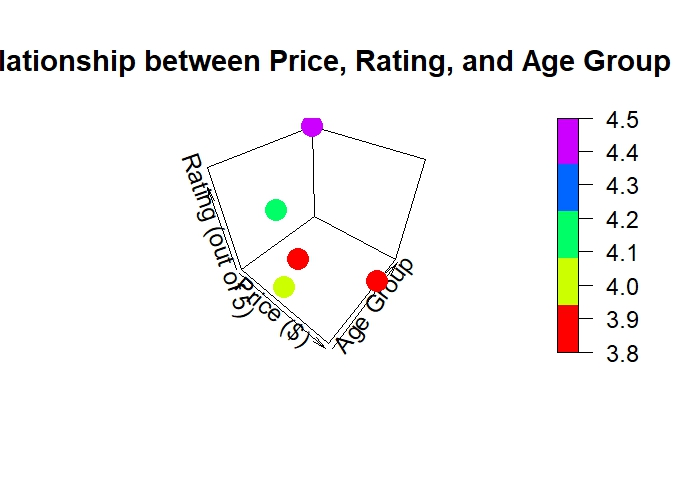

R code for this plot:
# Required libraries
library(scatterplot3d)
library(plot3D)
library(akima)  # for interpolation

# Given data
products <- c("A", "B", "C", "D", "E")
prices <- c(50, 70, 60, 45, 55)            # in $
ratings <- c(4.2, 3.8, 4.0, 4.5, 3.9)       # out of 5
age_groups <- factor(c("25-35", "35-45", "18-25", "45-55", "25-35"))

# Task 1: Product ratings variation with price and age group
scatterplot3d(prices, age_groups, ratings, color="blue",
              xlab="Price ($)", ylab="Age Group", zlab="Rating (out of 5)",
              main="Product Ratings Variation with Price and Age Group")

# Task 2: 3D scatter plot of price, rating, and age group
scatter3D(prices, as.numeric(age_groups), ratings, colvar=ratings,
          col=rainbow(length(products)), pch=19, cex=2,
          xlab="Price ($)", ylab="Age Group", zlab="Rating (out of 5)",
          main="Relationship between Price, Rating, and Age Group")

# Task 3: Correlation between age group, product price, and ratings
anova_lm <- aov(ratings ~ prices + age_groups)
summary(anova_lm)

# Task 4: 3D surface plot of ratings with price and age group
x <- seq(min(prices), max(prices), length.out=20)
y <- unique(age_groups)
xyz <- expand.grid(x=x, y=y)
ratings_interp <- c(4.2, 3.8, 4.0, 4.5, 3.9)  # Use actual ratings data for interpolation
xyz$z <- interp(x, as.numeric(factor(y)), ratings_interp, duplicate="mean")$z

scatter3D(xyz$x, as.numeric(factor(xyz$y)), xyz$z, colvar=xyz$z,
          col=rainbow(100), pch=19, cex=2,
          xlab="Price ($)", ylab="Age Group", zlab="Rating (out of 5)",
          main="Product Ratings Surface Plot")

# Task 5: Compare 3D plots of ratings against price and age group separately
par(mfrow=c(1, 2))

# Plot 1: Ratings vs Price
scatter3D(prices, rep(1, length(products)), ratings, colvar=ratings,
          col=rainbow(length(products)), pch=19, cex=2,
          xlab="Price ($)", ylab="Rating (out of 5)", zlab="",
          main="Ratings vs Price")

# Plot 2: Ratings vs Age Group
scatter3D(rep(1, length(products)), as.numeric(age_groups), ratings, colvar=ratings,
          col=rainbow(length(products)), pch=19, cex=2,
          xlab="", ylab="Age Group", zlab="Rating (out of 5)",
          main="Ratings vs Age Group")
